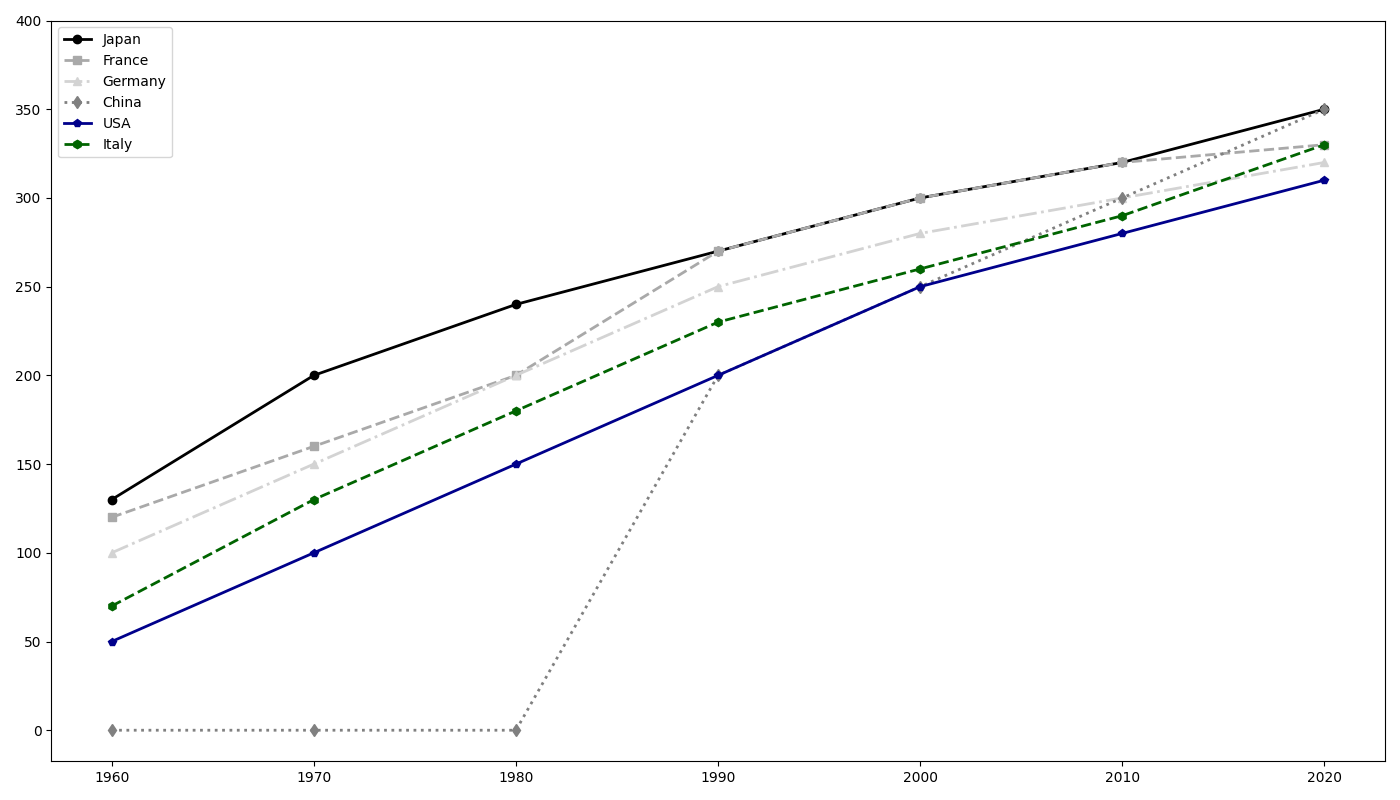

This chart was generated by the following Python code:
import matplotlib.pyplot as plt
import numpy as np

decades = np.array([1960, 1970, 1980, 1990, 2000, 2010, 2020])
japan_speeds = [130, 200, 240, 270, 300, 320, 350]
france_speeds = [120, 160, 200, 270, 300, 320, 330]
germany_speeds = [100, 150, 200, 250, 280, 300, 320]
china_speeds = [0, 0, 0, 200, 250, 300, 350]
usa_speeds = [50, 100, 150, 200, 250, 280, 310]  # New data series for USA
italy_speeds = [70, 130, 180, 230, 260, 290, 330]  # New data series for Italy

fig, ax = plt.subplots(figsize=(14, 8))

ax.plot(decades, japan_speeds, marker='o', linestyle='-', linewidth=2, label='Japan', color='black')
ax.plot(decades, france_speeds, marker='s', linestyle='--', linewidth=2, label='France', color='darkgray')
ax.plot(decades, germany_speeds, marker='^', linestyle='-.', linewidth=2, label='Germany', color='lightgray')
ax.plot(decades, china_speeds, marker='d', linestyle=':', linewidth=2, label='China', color='gray')

# Adding plots for the new data series
ax.plot(decades, usa_speeds, marker='p', linestyle='-', linewidth=2, label='USA', color='darkblue')
ax.plot(decades, italy_speeds, marker='h', linestyle='--', linewidth=2, label='Italy', color='darkgreen')

ax.set_xticks(decades)
ax.set_yticks(np.arange(0, 401, 50))

# Adding a legend to differentiate data series
ax.legend()

plt.tight_layout()
plt.show()
